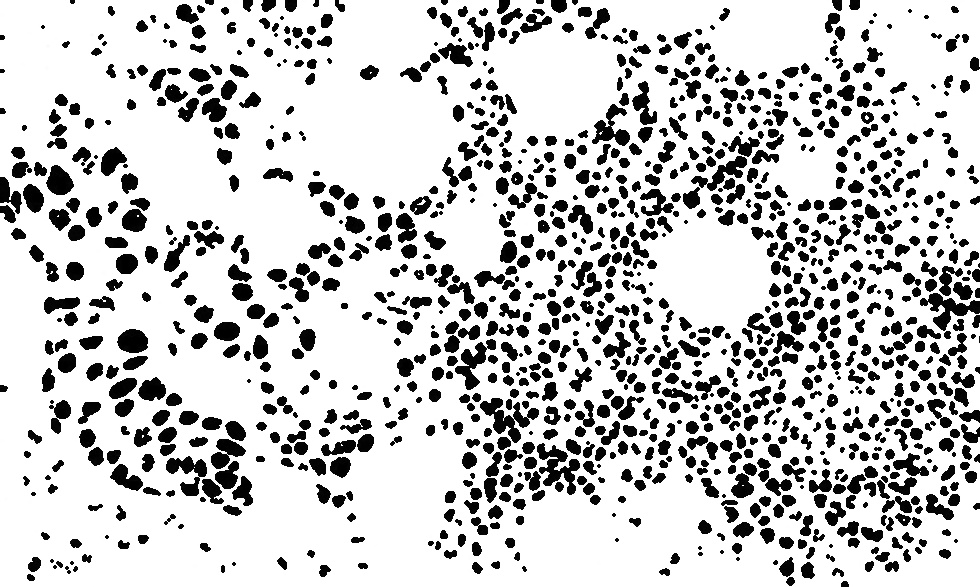
#> input picture HW5/Images/BCClosed2.jpg, 980 x 587 px, found by its file name
$ python Distance.py ../Images/BCClosed2.jpg ../Images/BCDistanced.jpg
#> lines starting #> are read from the running program, lines starting #| are printed output that depends on the picture; after the words box and inside, x2 and y2 are one past the last pixel; in counts of white or black regions, pixels touching at a corner belong together
'''Program to apply morphological functions on input image'''
import os
import sys
import cv2 as cv
import numpy as np
import matplotlib.pyplot as plt
from skimage.feature import peak_local_max
from scipy import ndimage as ndi
import random as rng
from DIPLib import displayImage

#Generate histogram of single channel of image
# [78 lines left out: functions histogram, minMaxLCS, plotCenters, centerImage, not called in this run]

#Get paths for input and output files
srcDir = os.path.dirname(os.path.abspath(__file__))
inPath = str(srcDir + '\\' + sys.argv[1])
outPath = str(srcDir + '\\' + sys.argv[2])

#Read in image
img = cv.imread(inPath)
#> img is the input picture: shape (587, 980, 3); min 0, max 255, mean 200.8

#Convert to gray for appropriate dtype
img = cv.cvtColor(img, cv.COLOR_BGR2GRAY)
#> img: shape (587, 980)

#Invert image
img = 255 - img
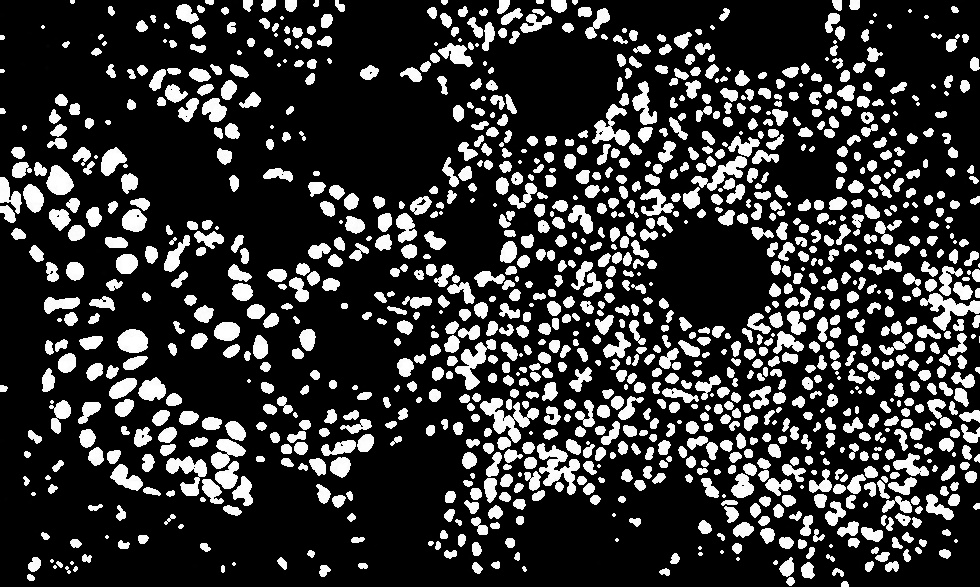
#> img: shape (587, 980); min 0, max 255, mean 54.2


#Apply distance transform
distTrans = cv.distanceTransform(img, cv.DIST_L2, cv.DIST_MASK_PRECISE)
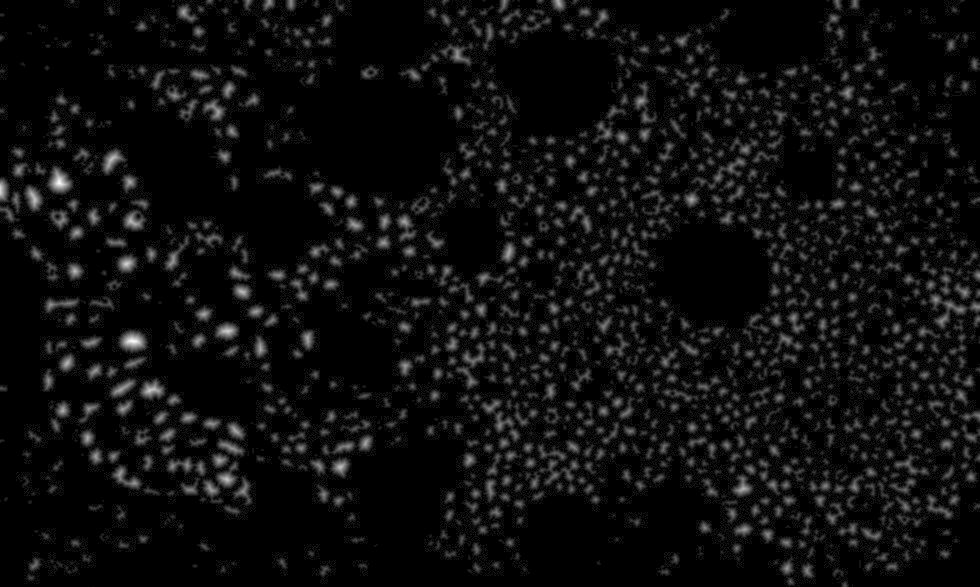
#> distTrans: shape (587, 980) float32; min 0, max 12.08, mean 0.688; drawn with min black and max white

#Normalize into range {0.0, 1.0}
cv.normalize(distTrans, distTrans, 0, 1.0, cv.NORM_MINMAX)

sure_fg = cv.erode(img, None, iterations=2)
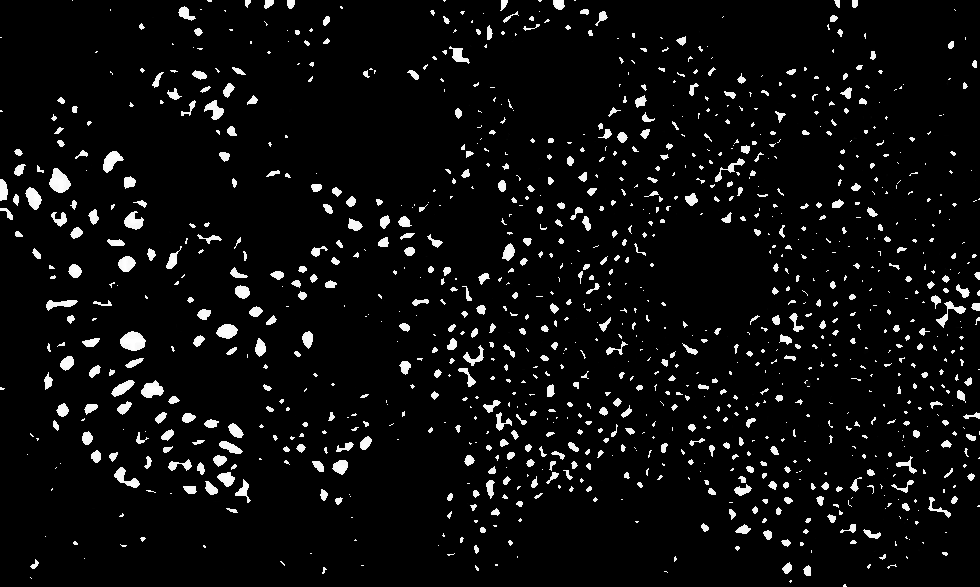
#> sure_fg: shape (587, 980); min 0, max 255, mean 13.5
sure_bg = cv.dilate(img, None, iterations = 2)
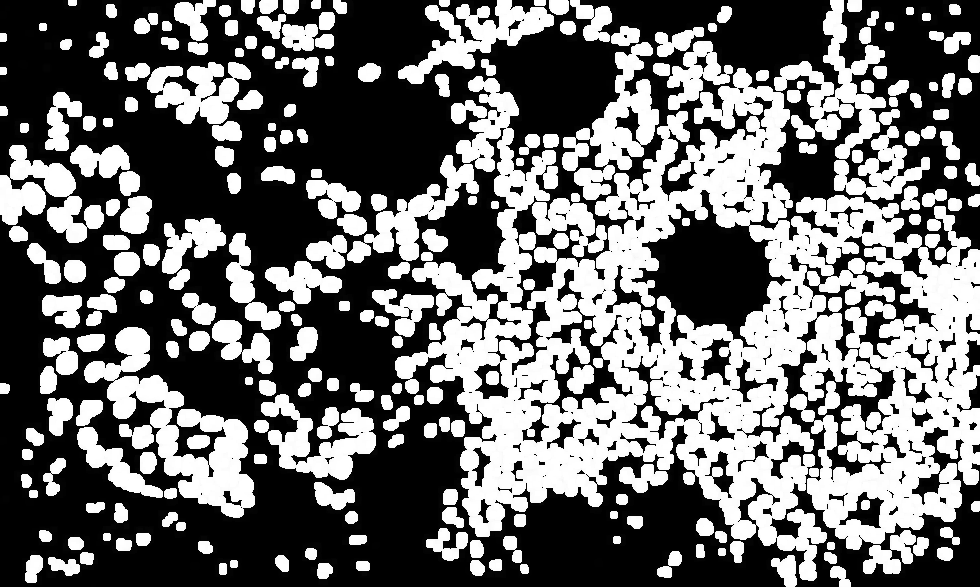
#> sure_bg: shape (587, 980); min 0, max 255, mean 109.3
ret, sure_bg = cv.threshold(sure_bg, 1, 128, 1)
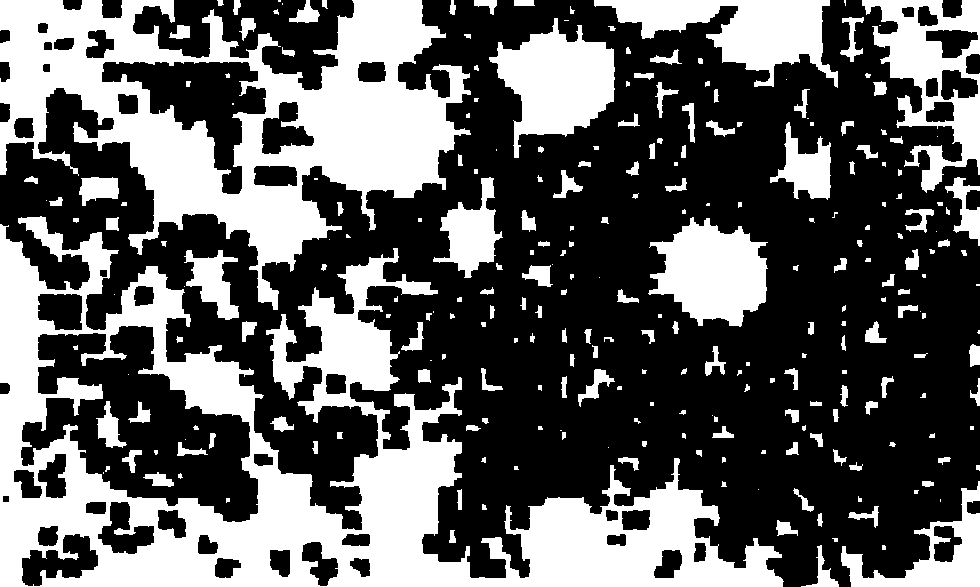
#> sure_bg: shape (587, 980); values 0 (black) and 128 (white), 37.7% white; 259 white regions (70 under 20 px), largest, box (x1, y1, x2, y2) and area: (0, 216, 784, 587) 90987, (0, 0, 471, 310) 58214, (594, 0, 838, 88) 9609

combine = cv.add(sure_fg, sure_bg)
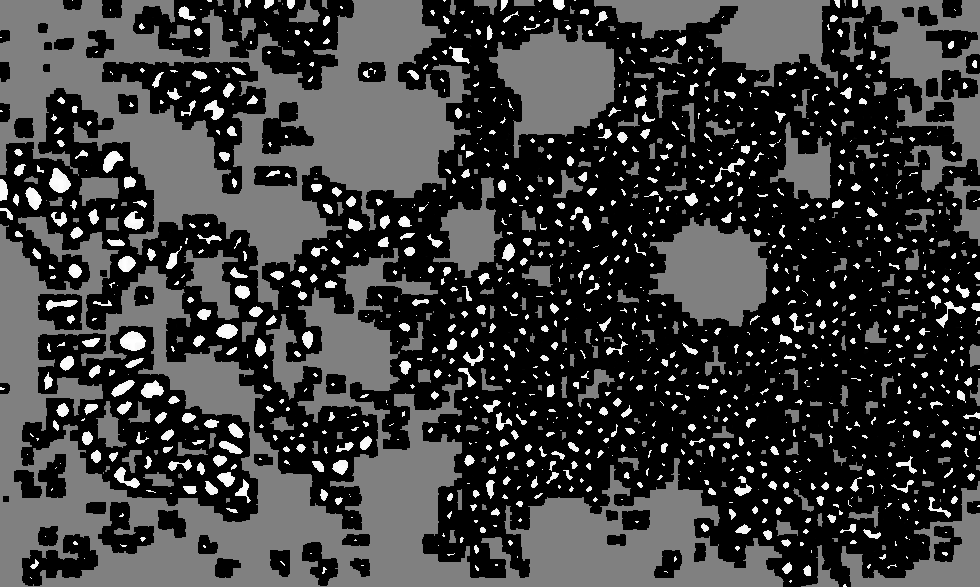
#> combine: shape (587, 980); min 0, max 255, mean 61.7
combine = cv.cvtColor(combine, cv.COLOR_GRAY2BGR)
#> combine: shape (587, 980, 3)
#> (the run stopped early here; a loop or call above may not have finished)

$ run again, on HW5/Images/GlomClosed2.jpg
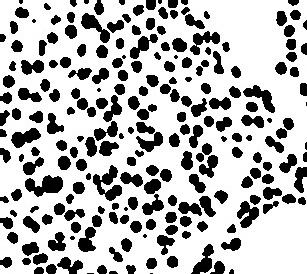
#> input picture HW5/Images/GlomClosed2.jpg, 307 x 274 px, found by its file name
#> img is the input picture: shape (274, 307, 3); min 0, max 255, mean 181.8
#> `ret, sure_bg = cv.threshold(sure_bg, 1, 128, 1)`:
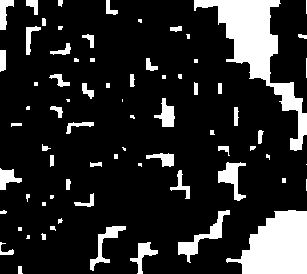
#> sure_bg: shape (274, 307); values 0 (black) and 128 (white), 16.2% white; 74 white regions (23 under 20 px), largest, box (x1, y1, x2, y2) and area: (194, 0, 307, 151) 4469, (226, 210, 307, 274) 3492, (178, 210, 230, 263) 634
#> `combine = cv.add(sure_fg, sure_bg)`:
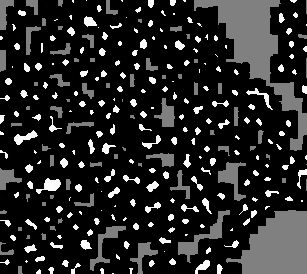
#> combine: shape (274, 307); min 0, max 255, mean 39.6
